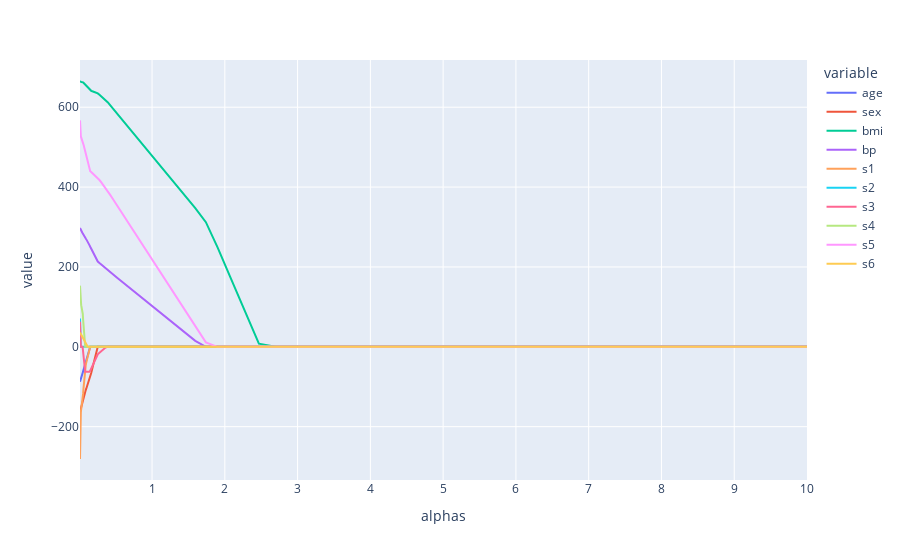

Write notebook code for a chart like this one.
### Code cell
result2 = pd.DataFrame(coefs, columns=features)
result2['alphas'] = alphas
px.line(result2, x='alphas', y=features)
